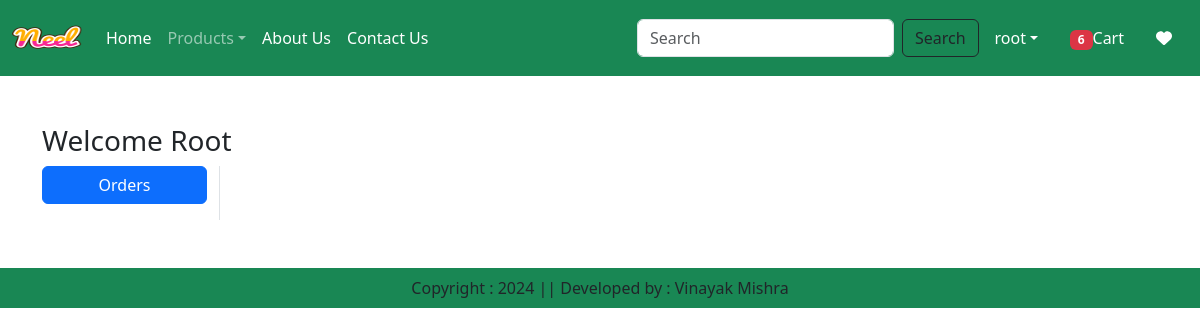
The page /orders/ (signed in) on the database as committed earlier.
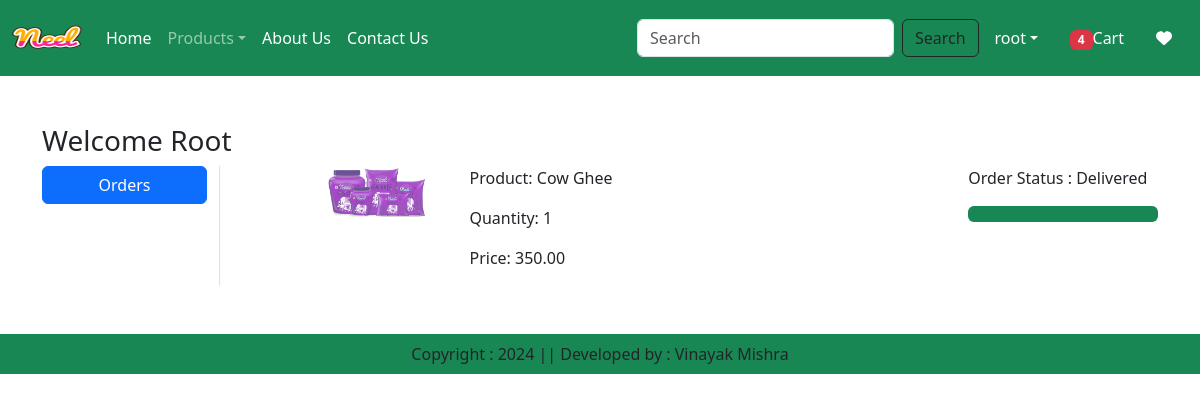
The same page on the database as committed later.
### app/models.py (models this page shows, shortened)
class OrderPlaced(models.Model):
    user = models.ForeignKey(User,on_delete=models.CASCADE)
    customer = models.ForeignKey(Customer, on_delete=models.CASCADE)
    product = models.ForeignKey(Product,on_delete=models.CASCADE)
    quantity = models.PositiveIntegerField(default=1)
    ordered_date = models.DateTimeField(auto_now_add=True)
    status = models.CharField(max_length=50,choices=STATUS_CHOICES,default='Pending')
    payment = models.ForeignKey(Payment,on_delete=models.CASCADE,default="")
    @property
    def total_cost(self):
       return self.quantity * self.product.discounted_price

class Product(models.Model):
    title = models.CharField(max_length=200)
    description = models.TextField()
    discounted_price = models.DecimalField(max_digits=10, decimal_places=2)
    selling_price = models.DecimalField(max_digits=10, decimal_places=2)
    category = models.CharField(max_length=100)
    product_image = models.ImageField(upload_to='products/')
    slug = models.SlugField(max_length=100, unique=True, blank=True)

### app/views.py (the view)
# urls.py: path('orders/', views.orders, name='orders'),
@login_required
def orders(request):
    totalitem = 0
    wishlitem = 0
    if request.user.is_authenticated:
        totalitem = len(Cart.objects.filter(user=request.user))
        wishitem = len(Wishlist.objects.filter(user=request.user))
    order_placed=OrderPlaced.objects.filter(user=request.user)
    return render(request, "app/orders.html", locals())

### app/templates/app/orders.html (shortened to what this page needs)
{% extends 'app/base.html' %}
{% load static %}
{% block main-content %}
<div class="container my-5">
    <div class="row">
        <h3>Welcome <span class="text-capitalize">{{request.user}}</span></h3>
        <div class="col-sm-2 border-end">
            <ul class="list-unstyled">
                <li class="d-grid"><a href="{% url 'orders' %}" class="btn btn-primary">Orders</a></li>
            </ul>
        </div>
        <div class="col-sm-9 offset-sm-1">
            {% for op in order_placed %}
            <div class="row">
                <div class="col-sm-2">
                    <img src="{{op.product.product_image.url}}" class="img-fluid" height="100" width="100" alt="">
                </div>
                <div class="col-sm-7">
                    <p>Product: {{op.product.title}}</p>
                    <p>Quantity: {{op.quantity}}</p>
                    <p>Price: {{op.total_cost}}</p>
                </div>
                <div class="col-sm-3">
                    <p>Order Status : {{op.status}}</p>
                    {% if op.status == 'Delivered' %}
                    <div class="progress">
                        <div class="progress-bar bg-success" role="progressbar" style="width: 100%;" aria-valuenow="100" aria-valuemin="0" aria-valuemax="100"></div>
                    </div>
                    {% endif %}
                </div>
            </div>
            {% endfor %}
        </div>
    </div>
</div>
{% endblock main-content %}

### app/templates/app/base.html (shortened to what this page needs)
{% load static %}
<!DOCTYPE html>
<html lang="en">
<head>
    <link href="https://cdn.jsdelivr.net/npm/bootstrap@5.3.3/dist/css/bootstrap.min.css" rel="stylesheet">
    <link rel="stylesheet" href="https://cdnjs.cloudflare.com/ajax/libs/font-awesome/6.0.0-beta3/css/all.min.css">
    <link rel="stylesheet" href="{% static 'app/css/owl.carousel.min.css' %}"/>
    <link rel="stylesheet" href="{% static 'app/css/all.min.css' %}"/>
    <link rel="stylesheet" href="{% static 'app/css/style.css' %}"/>
</head>
<body>
    <nav class="navbar navbar-expand-lg navbar-dark bg-success">
        <div class="container-fluid">
            <a class="navbar-brand" href="#"><img src="{% static 'app/images/product/neel.png' %}" width="70" height="50" alt="Brand Logo"></a>
            <div class="collapse navbar-collapse" id="navbarSupportedContent">
                <ul class="navbar-nav me-auto mb-2 mb-lg-0">
                    {% if request.user.is_authenticated %}
                    <li class="nav-item">
                        <a class="nav-link active" aria-current="page" href="/">Home</a>
                    </li>
                    <li class="nav-item dropdown">
                        <a class="nav-link dropdown-toggle" href="#" role="button" data-bs-toggle="dropdown" aria-expanded="false">Products</a>
                    </li>
                    <li class="nav-item">
                        <a class="nav-link text-white" href="{% url 'about' %}">About Us</a>
                    </li>
                    <li class="nav-item">
                        <a class="nav-link text-white" href="{% url 'contact' %}">Contact Us</a>
                    </li>
                </ul>
                <form class="d-flex" role="search" action="/search">
                    <input class="form-control me-2" type="search" placeholder="Search" aria-label="Search" name="search">
                    <button class="btn btn-outline-dark " type="submit">Search</button>
                </form>
            </div>
            <ul class="navbar-nav ms-auto mb-2 mb-lg-0">
                <li class="dropdown mx-2 nav-item">
                    <a class="nav-link dropdown-toggle text-white" href="#" id="profileDropdown" role="button" data-bs-toggle="dropdown" aria-expanded="false">{{ request.user.username }}</a>
                </li>
                <li class="nav-item mx-2">
                    <a href="{% url 'showcart' %}" class="nav-link text-white"> <span class="badge bg-danger">{% if totalitem > 0 %} {{totalitem}} {% endif %}</span>Cart</a>
                </li>
                <li class="nav-item mx-2">
                    <a href="{% url 'showwishlist' %}" class="nav-link text-white"> <i class="fa fa-heart"></i></a>
                </li>
                {% endif %}
            </ul>
        </div>
    </nav>
    {% block main-content %}{% endblock %}
    <footer class="container-fluid bg-success text-center p-2 mt-5">
        Copyright : 2024 || Developed by : Vinayak Mishra
    </footer>
</body>
</html>

Rows that differ between the two databases and show on the page:
added OrderPlaced: product.product_image (picture), product "Cow Ghee", quantity "1", total_cost "350.00", status "Delivered"
Other text that changed with them:
{{ totalitem }}: "6" → "4"
